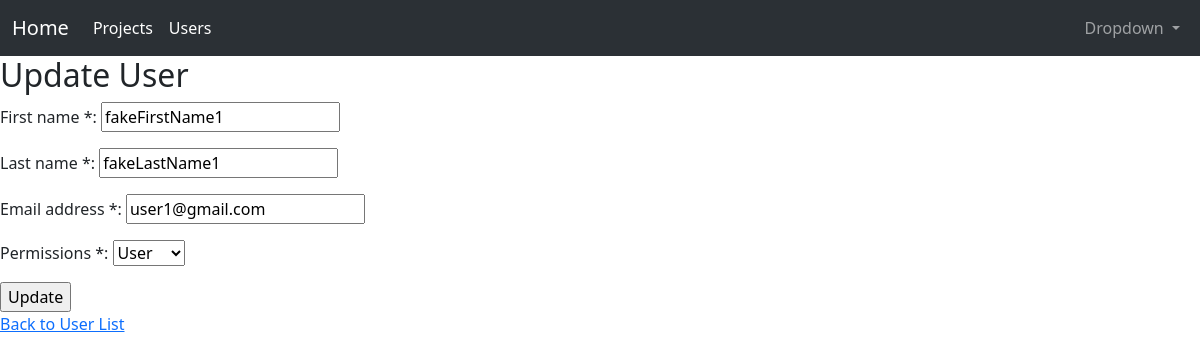
Page /users/admin/3/ (signed in) on the committed database.
### users/models.py (models this page shows, shortened)
class CustomUser(AbstractUser):
    PERMISSIONS_USER = 'user'
    PERMISSIONS_ADMIN = 'admin'
    USER_PERMISSIONS = [
        (PERMISSIONS_USER, 'User'),
        (PERMISSIONS_ADMIN, 'Admin'),
    ]
    username = None  # Disable username
    email = models.EmailField(_("email address"), max_length=100, unique=True, blank=False, null=False)
    date_joined = models.DateTimeField(verbose_name="date joined", auto_now_add=True, blank=False, null=False)
    max_permissions_length = max(len(PERMISSIONS_USER), len(PERMISSIONS_ADMIN))
    permissions = models.CharField(choices=USER_PERMISSIONS, default=PERMISSIONS_USER, max_length = max_permissions_length, blank=False, null=False)
    first_name = models.CharField(max_length=50, blank=False, null=False)
    last_name = models.CharField(max_length=50, blank=False, null=False)
    USERNAME_FIELD = "email"  # Set email as the username field
    REQUIRED_FIELDS = ['first_name', 'last_name']  # Fields required on superuser creation
    objects = CustomUserManager()
    class Meta:
        verbose_name = 'User'
        verbose_name_plural = 'Users'

### users/views.py (the view, shortened to what this page needs)
# urls.py: path('admin/<int:pk>/', AdminUpdateView.as_view(), name='user-admin-update'),
class AdminUpdateView(UserPassesTestMixin, UpdateView):
    model = User
    template_name = 'registration/user_admin_update.html'
    form_class = AdminUpdateForm
    success_url = reverse_lazy('users:user-list')
    def test_func(self):
        return self.request.user.is_superuser or self.request.user.permissions == 'admin'

### users/forms.py
class AdminUpdateForm(forms.ModelForm):
    class Meta:
        model = CustomUser
        fields = ['first_name', 'last_name', 'email', 'permissions']
    def __init__(self, *args, **kwargs):
        super().__init__(*args, **kwargs)
        for field in self.fields.values():
            if field.required:
                field.label += ' *'

### users/templates/registration/user_admin_update.html (shortened to what this page needs)
{% extends 'base.html' %}
{% block content %}
<h2>Update User</h2>
<form action='.' method='POST'>
    {{ form.as_p}}
    <input type='submit' value='Update' />
</form>
<a href="{% url 'users:user-list' %}">Back to User List</a>
{% endblock %}

### rows in the picture
CustomUser: first_name "fakeFirstName1", last_name "fakeLastName1", email "user1@gmail.com", permissions "User"
